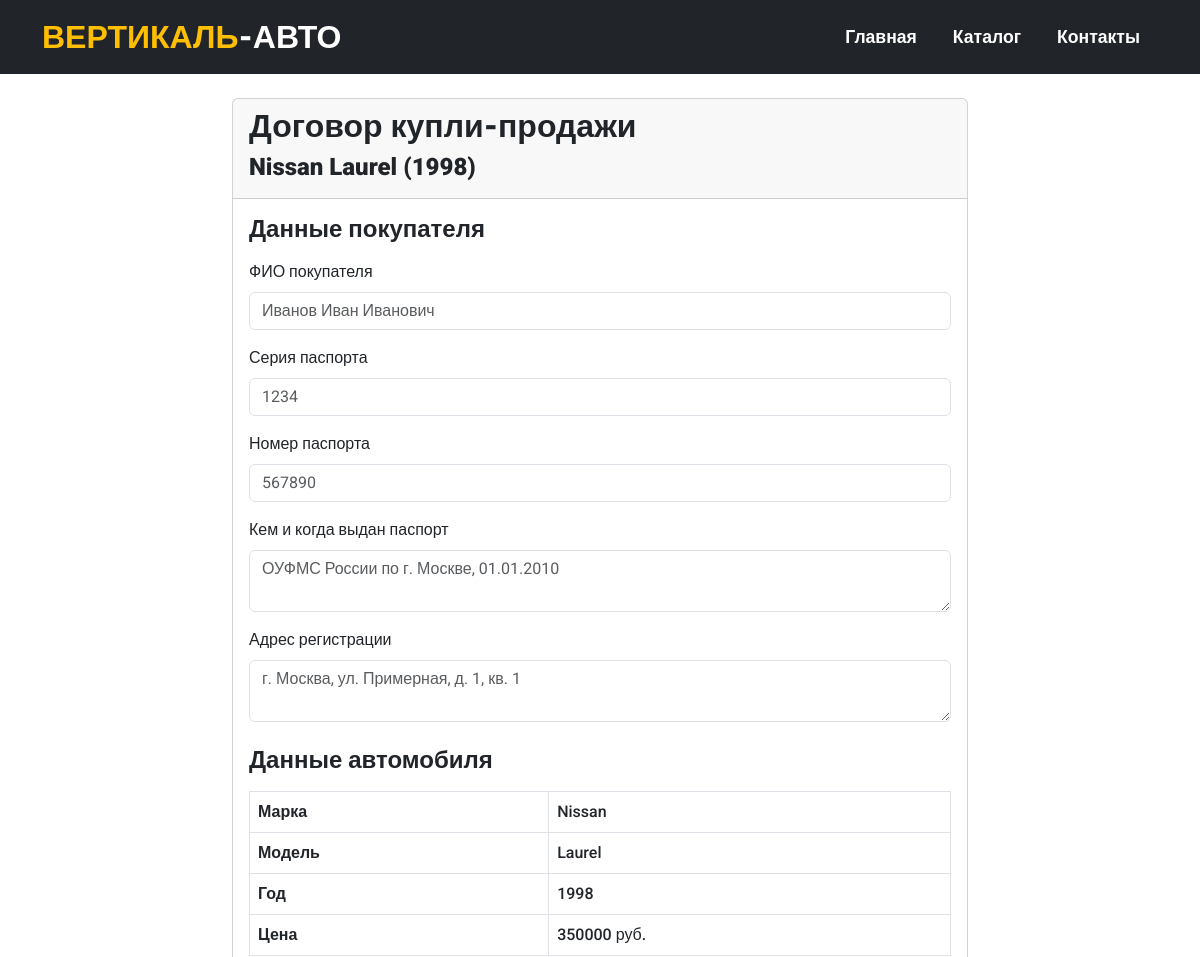
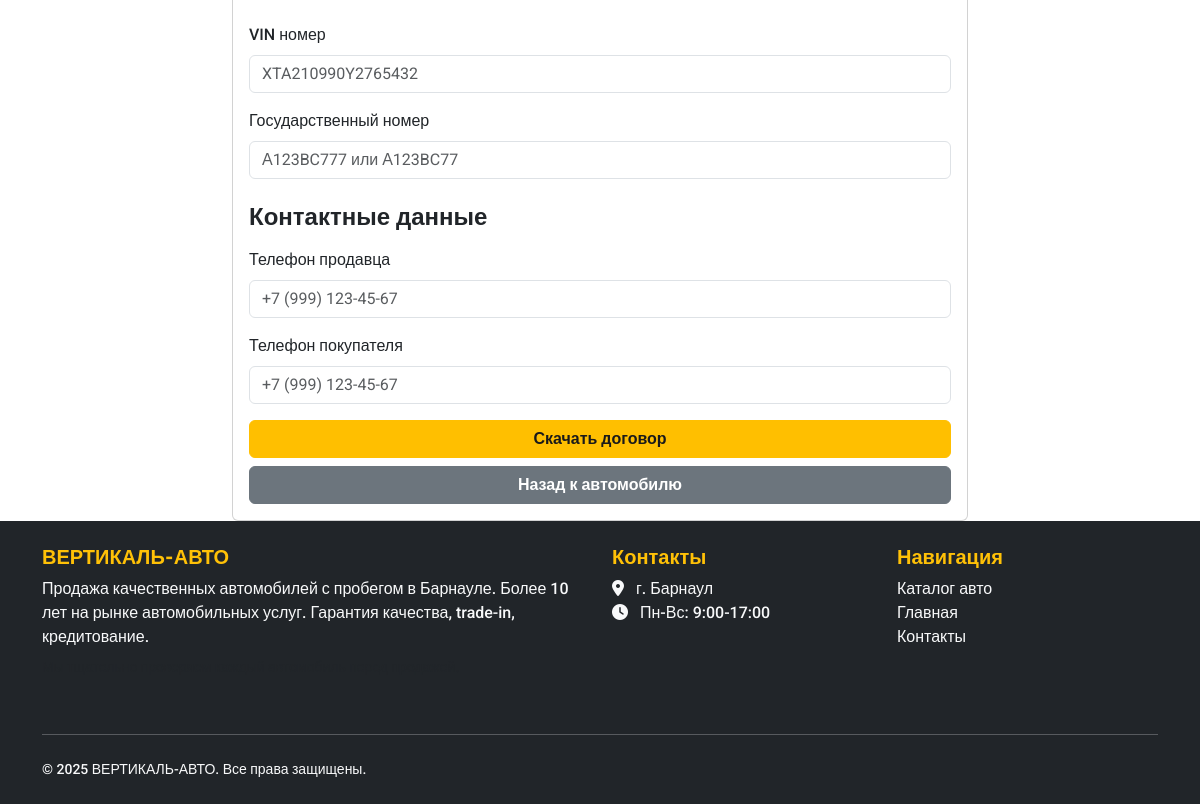
/car/10/agreement/, run on the app's committed database (2 pictures, top to bottom).
### catalog/models.py (models this page shows, shortened)
class Car(models.Model):
    brand = models.CharField(max_length=50, verbose_name="Марка")
    model = models.CharField(max_length=50, verbose_name="Модель")
    generation = models.CharField(max_length=100, blank=True, verbose_name="Поколение")
    price = models.PositiveIntegerField(verbose_name="Цена (руб.)")
    year = models.PositiveSmallIntegerField(verbose_name="Год выпуска")
    mileage = models.PositiveIntegerField(verbose_name="Пробег (км)")
    color = models.CharField(max_length=30, verbose_name="Цвет")
    BODY_TYPE_CHOICES = [
        ('sedan', 'Седан'),
        ('suv', 'Внедорожник'),
        ('hatchback', 'Хэтчбек'),
        ('liftback', 'Лифтбек'),
        ('coupe', 'Купе'),
        ('estate', 'Универсал'),
        ('minivan', 'Минивэн'),
        ('pickup', 'Пикап'),
    ]
    COUNTRY_CHOICES = [
        ('japan', 'Япония'),
        ('germany', 'Германия'),
        ('korea', 'Корея'),
        ('usa', 'США'),
        ('france', 'Франция'),
        ('italy', 'Италия'),
        ('russia', 'Россия'),
        ('other', 'Другая'),
    ]
    country = models.CharField(max_length=10, choices=COUNTRY_CHOICES, default='other', verbose_name="Страна")
    body_type = models.CharField(max_length=10, choices=BODY_TYPE_CHOICES, verbose_name="Тип кузова")
    ENGINE_TYPE_CHOICES = [
        ('petrol', 'Бензин'),
        ('diesel', 'Дизель'),
        ('hybrid', 'Гибрид'),
        ('electro', 'Электро'),
    ]
    engine_type = models.CharField(max_length=10, choices=ENGINE_TYPE_CHOICES, verbose_name="Тип двигателя")
    engine_volume = models.FloatField(verbose_name="Объем двигателя (л)")
    engine_power = models.PositiveSmallIntegerField(verbose_name="Мощность (л.с.)")
    TRANSMISSION_CHOICES = [
        ('manual', 'Механическая'),
        ('automatic', 'Автоматическая'),
        ('robot', 'Роботизированная'),
        ('variator', 'Вариатор'),
    ]
    transmission = models.CharField(max_length=10, choices=TRANSMISSION_CHOICES, verbose_name="Коробка передач")
    DRIVE_CHOICES = [
        ('fwd', 'Передний'),
        ('rwd', 'Задний'),
        ('awd', 'Полный'),
    ]
    drive = models.CharField(max_length=3, choices=DRIVE_CHOICES, verbose_name="Привод")
    CONDITION_CHOICES = [
        ('excellent', 'Отличное'),
        ('good', 'Хорошее'),
        ('satisfactory', 'Удовлетворительное'),
    ]
    condition = models.CharField(max_length=15, choices=CONDITION_CHOICES, default='good', verbose_name="Состояние")
    owners = models.PositiveSmallIntegerField(default=1, verbose_name="Количество владельцев")
    documents = models.CharField(max_length=100, default="Без ограничений", verbose_name="Документы")
    steering = models.CharField(max_length=10, choices=[('left', 'Левый'), ('right', 'Правый')], default='left', verbose_name="Руль")
    description = models.TextField(blank=True, verbose_name="Описание")
    features = models.ManyToManyField(Feature, blank=True, verbose_name="Опции и комплектации")
    characteristics = models.ManyToManyField(Characteristic, blank=True, verbose_name="Дополнительные характеристики")
    created_at = models.DateTimeField(auto_now_add=True, verbose_name="Дата добавления")
    updated_at = models.DateTimeField(auto_now=True, verbose_name="Дата обновления")
    is_sold = models.BooleanField(default=False, verbose_name="Продано")
    is_published = models.BooleanField(default=True, verbose_name="Опубликовано")
    class Meta:
        verbose_name = "Автомобиль"
        verbose_name_plural = "Автомобили"

### catalog/views.py (the view)
# urls.py: path('car/<int:car_id>/agreement/', views.purchase_agreement, name='purchase_agreement'),
def purchase_agreement(request, car_id):
    car = get_object_or_404(Car, id=car_id, is_published=True)
    if request.method == 'POST':
        form = PurchaseAgreementForm(request.POST)
        if form.is_valid():
            try:
                agreement = form.save(commit=False)
                agreement.car = car
                agreement.seller_full_name = settings.SELLER_INFO['full_name']
                agreement.seller_passport_series = settings.SELLER_INFO['passport_series']
                agreement.seller_passport_number = settings.SELLER_INFO['passport_number']
                agreement.seller_passport_issued = settings.SELLER_INFO['passport_issued']
                agreement.seller_registration_address = settings.SELLER_INFO['registration_address']
                agreement.car_brand = car.brand
                agreement.car_model = car.model
                agreement.car_year = car.year
                agreement.car_price = car.price
                agreement.save()
                return generate_agreement_pdf(agreement)
            except Exception as e:
                return HttpResponse(f"Ошибка при создании договора: {str(e)}")
    else:
        form = PurchaseAgreementForm()
    return render(request, 'catalog/purchase_agreement.html', {
        'form': form,
        'car': car
    })

### catalog/templates/catalog/purchase_agreement.html (shortened to what this page needs)
{% extends 'catalog/base.html' %}
{% load static %}
{% block content %}
<div class="row justify-content-center">
    <div class="col-md-8">
        <div class="card">
            <div class="card-header">
                <h2>Договор купли-продажи</h2>
                <h4>{{ car.brand }} {{ car.model }} ({{ car.year }})</h4>
            </div>
            <div class="card-body">
                <form method="post">
                    <h4 class="mb-3">Данные покупателя</h4>
                    {% for field in form %}
                        {% if field.name in 'buyer_full_name,buyer_passport_series,buyer_passport_number,buyer_passport_issued,buyer_registration_address' %}
                        <div class="mb-3">
                            <label for="{{ field.id_for_label }}" class="form-label">{{ field.label }}</label>
                            {{ field }}
                        </div>
                        {% endif %}
                    {% endfor %}
                    <h4 class="mt-4 mb-3">Данные автомобиля</h4>
                    <table class="table table-bordered mb-4">
                        <tr><th>Марка</th><td>{{ car.brand }}</td></tr>
                        <tr><th>Модель</th><td>{{ car.model }}</td></tr>
                        <tr><th>Год</th><td>{{ car.year }}</td></tr>
                        <tr><th>Цена</th><td>{{ car.price }} руб.</td></tr>
                    </table>
                    {% for field in form %}
                        {% if field.name in 'car_vin,car_license_plate' %}
                        <div class="mb-3">
                            <label for="{{ field.id_for_label }}" class="form-label">{{ field.label }}</label>
                            {{ field }}
                        </div>
                        {% endif %}
                    {% endfor %}
                    <h4 class="mt-4 mb-3">Контактные данные</h4>
                    {% for field in form %}
                        {% if field.name in 'seller_phone,buyer_phone' %}
                        <div class="mb-3">
                            <label for="{{ field.id_for_label }}" class="form-label">{{ field.label }}</label>
                            {{ field }}
                        </div>
                        {% endif %}
                    {% endfor %}
                    <div class="d-grid gap-2">
                        <button type="submit" class="btn btn-primary-custom fw-bold">Скачать договор</button>
                        <a href="{% url 'car_detail' car.id %}" class="btn btn-secondary">Назад к автомобилю</a>
                    </div>
                </form>
            </div>
        </div>
    </div>
</div>
{% endblock %}

### data on the page
Car: brand "Nissan", model "Laurel", year "1998", price "350000"

### other printed values
{{ field.label }} "ФИО покупателя" "Серия паспорта" "Номер паспорта" "Кем и когда выдан паспорт" "Адрес регистрации"
{{ field.label }} "VIN номер" "Государственный номер"
{{ field.label }} "Телефон продавца" "Телефон покупателя"
